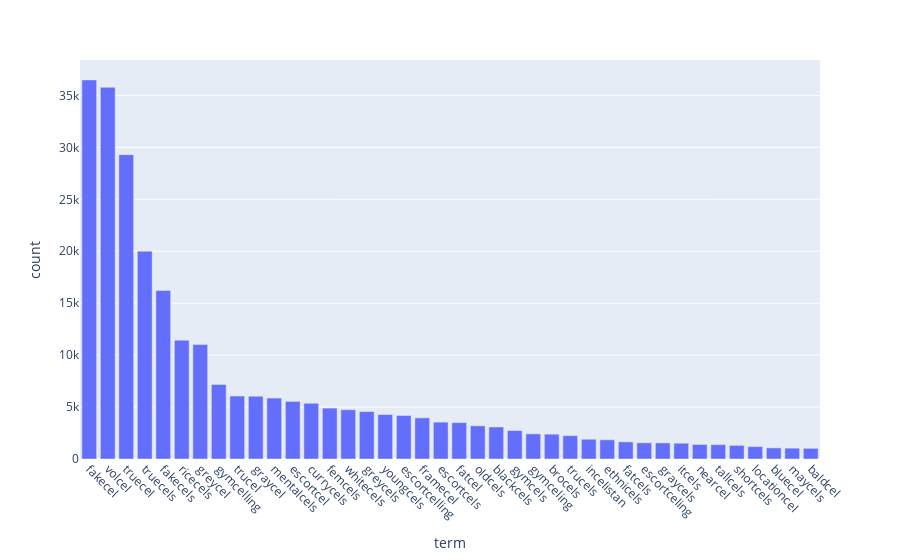

Notebook code for this chart:
### Code cell
# cel varieties

from collections import Counter
import pandas as pd

# usernames = ['animecel2d', '@animecel2d', '@aaaaaaaaaaacel', 'tehgymcel420', '@tehgymcel420', '@diocel', 'legendarywristcel', 'aaaaaaaaaaacel', 'itsover4cel',
#              '@ritalincel', 'gymletethnicel', 'incelinside', 'sillytruecel', '@cowcel', 'cowcel', 'gyros_pretcel', 'ethnicelnl', '@zettacel',
#             'zettacel', 'thebasedcel', '@thoughtfulcel', 'thoughtfulcel', 'thereaclchincel', 'turbocuckcel_7000', 'supersaiyangymcel', 'alt="cowcel"]https://incels.co',
#             '@sergeantincel', '@gymletethnicel', 'ppecel', '@ppecel', 'finncel', '@finncel', 'speedtypingincel', 'itsogrecel', 'dogcel256',
#             'idlevillagercel', 'framecel222', 'crestfallencel', 'templarcel421', '@eskimocel', 'eskimocel', 'cameroncel', '@incellectual', 
#              'braincelsrefugee', 'proudincelistani', 'gigacel123', 'blackopsiicel']
exclude = usernames + [f'@{name}' for name in usernames] + [
    'incels', 'incel', 'incels.is', 'incels.co', 'incels.me', 'inceldom', 'celibate', 'celebrate', 'celebrity', 'celebrities', 'inceltears', 'cells', 'excel', 'excels',
    'excellent', 'nicely', 'cel', 'cels', 'cell', 'alt="cowcel"]https://incels.co', 'celibate', 'celibates', 'eskimocel', '@eskimocel',
    'celebrating', 'aedracel', '@aedracel', 'deformaspergercel', '@deformaspergercel', 'celibacy', 'johnwickcel', '@johnwickcel', 'incelkingkong',
    '@incelkingkong', 'itsogrecel', '@itsogrecel', 'incelman', '@incelman', 'celtictruecel', 'celebrated', 'cancelled', 'hungarocel', '@hungarocel',
    'chesscel', '@chesscel', 'inceltear', 'higgscel', '@higgscel', 'genecel', '@genecel', 'powerlevelcel', '@powerlevelcel', '50iqcel', '@50iqcel',
    'hikicel', '@hikicel', 'manicel', '@manicel', 'braincels', 'boardwalkcel', '@boardwalkcel', 'suicel',
]
cel_variants = Counter({wd: model.wv.get_vecattr(wd, 'count') for wd in model.wv.key_to_index.keys() if 'cel' in wd and not wd in exclude})
cel_variants = pd.DataFrame(cel_variants.most_common(40), columns=['term', 'count'])
cel_variants

import plotly.express as px

fig = px.bar(cel_variants, x='term', y='count')
fig.update_xaxes(tickangle=45)

### Figure 1 — Plotly figure (JSON) as saved in the notebook; plotly's stock layout.template omitted (floating-point values rounded to 4 significant figures)
{"data": [{"alignmentgroup": "True", "hovertemplate": "term=%{x}<br>count=%{y}<extra></extra>", "legendgroup": "", "marker": {"color": "#636efa", "pattern": {"shape": ""}}, "name": "", "offsetgroup": "", "orientation": "v", "showlegend": false, "textposition": "auto", "type": "bar", "x": ["fakecel", "volcel", "truecel", "truecels", "fakecels", "ricecels", "greycel", "gymcelling", "trucel", "graycel", "mentalcels", "escortcel", "currycels", "femcels", "whitecels", "greycels", "youngcels", "escortcelling", "framecel", "escortcels", "fatcel", "oldcels", "blackcels", "gymcels", "gymceling", "brocels", "trucels", "incelistan", "ethnicels", "fatcels", "escortceling", "graycels", "itcels", "nearcel", "tallcels", "shortcels", "locationcel", "bluecel", "maycels", "baldcel"], "xaxis": "x", "y": [36490, 35784, 29301, 20009, 16226, 11437, 11016, 7173, 6063, 6041, 5868, 5545, 5366, 4901, 4745, 4567, 4280, 4190, 3960, 3550, 3502, 3193, 3083, 2742, 2423, 2390, 2246, 1902, 1848, 1650, 1561, 1551, 1521, 1399, 1381, 1312, 1193, 1068, 1043, 1029], "yaxis": "y"}], "layout": {"autosize": true, "barmode": "relative", "legend": {"tracegroupgap": 0}, "margin": {"t": 60}, "xaxis": {"anchor": "y", "autorange": true, "domain": [0, 1], "range": [-0.5, 39.5], "tickangle": 45, "title": {"text": "term"}, "type": "category"}, "yaxis": {"anchor": "x", "autorange": true, "domain": [0, 1], "range": [0, 38410.0], "title": {"text": "count"}, "type": "linear"}}}
